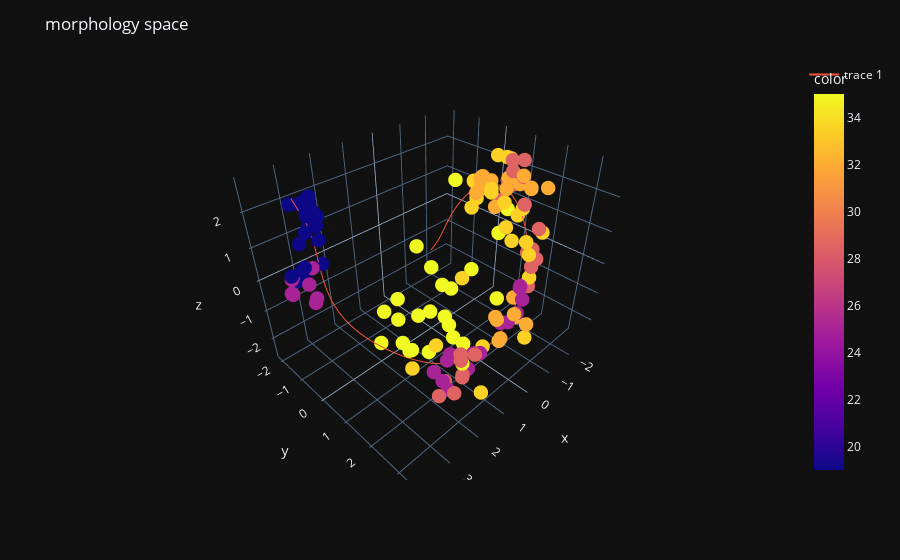

Write notebook code for a chart like this one.
### Markdown cell above
### Visualize the two latent spaces

### Code cell
fig = px.scatter_3d(x=morph_pca[:, 0], y=morph_pca[:, 1], z=morph_pca[:, 2], color=hf_morphseq_df["temperature"])

fig.add_traces(go.Scatter3d(x=morph_spline_pca[:, 0], y=morph_spline_pca[:, 1], z=morph_spline_pca[:, 2], mode="lines"))

fig.update_traces(marker=dict(size=5))
fig.update_layout(title="morphology space")
fig.show()

### Figure 1 — Plotly figure (JSON) as saved in the notebook; plotly's stock layout.template omitted (floating-point values rounded to 4 significant figures; data arrays with more than 128 entries replaced by an {"elided": "..."} marker saying what was removed)
{"data": [{"hovertemplate": "x=%{x}<br>y=%{y}<br>z=%{z}<br>color=%{marker.color}<extra></extra>", "legendgroup": "", "marker": {"color": {"elided": "141 float values"}, "coloraxis": "coloraxis", "symbol": "circle", "size": 5}, "mode": "markers", "name": "", "scene": "scene", "showlegend": false, "x": {"elided": "141 float values"}, "y": {"elided": "141 float values"}, "z": {"elided": "141 float values"}, "type": "scatter3d"}, {"mode": "lines", "x": {"elided": "250 float values"}, "y": {"elided": "250 float values"}, "z": {"elided": "250 float values"}, "type": "scatter3d", "marker": {"size": 5}}], "layout": {"scene": {"domain": {"x": [0.0, 1.0], "y": [0.0, 1.0]}, "xaxis": {"title": {"text": "x"}}, "yaxis": {"title": {"text": "y"}}, "zaxis": {"title": {"text": "z"}}}, "coloraxis": {"colorbar": {"title": {"text": "color"}}, "colorscale": [[0.0, "#0d0887"], [0.1111, "#46039f"], [0.2222, "#7201a8"], [0.3333, "#9c179e"], [0.4444, "#bd3786"], [0.5556, "#d8576b"], [0.6667, "#ed7953"], [0.7778, "#fb9f3a"], [0.8889, "#fdca26"], [1.0, "#f0f921"]]}, "legend": {"tracegroupgap": 0}, "margin": {"t": 60}, "title": {"text": "morphology space"}}}
